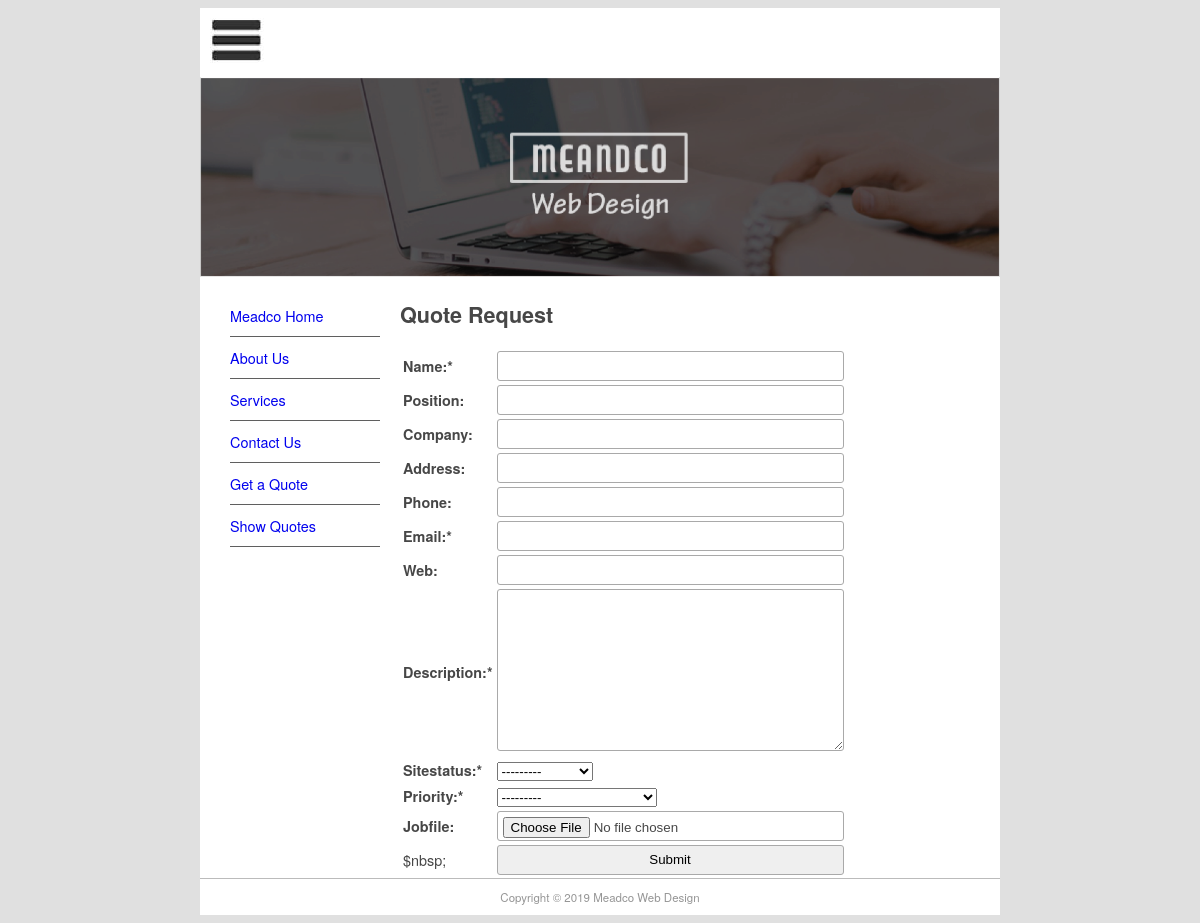
Before: /quote/ with the older database file.
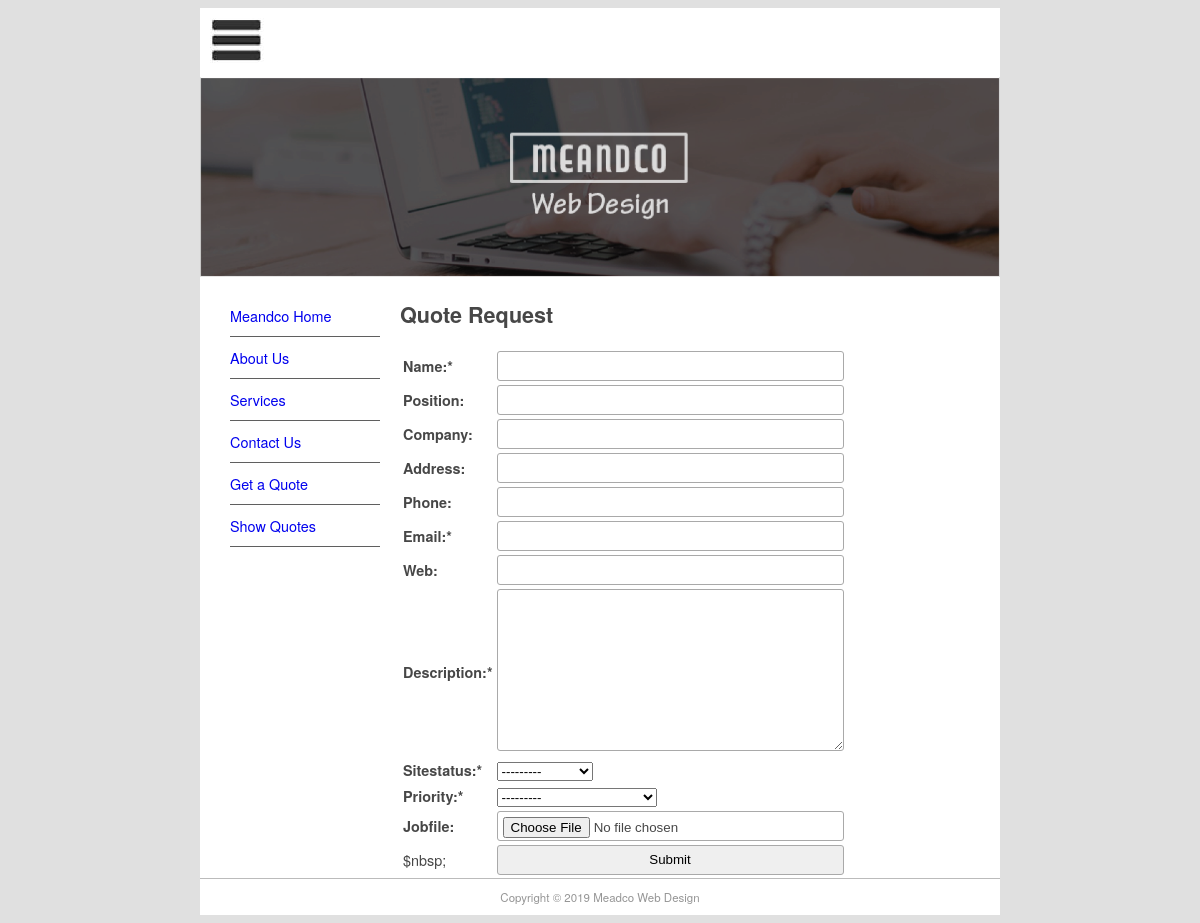
After: the same page with the newer database file.
### pages/models.py (models this page shows, shortened)
class Page(models.Model):
    title = models.CharField(max_length=60)
    permalink = models.CharField(max_length=12, unique=True)
    update_date = models.DateTimeField('Last Updated')
    bodytext = models.TextField('Page Content', blank=True)

### quotes/views.py (the view)
# urls.py: path('', views.quote_req, name='quote-request'),
def quote_req(request):
    submitted = False
    if request.method == 'POST':
        form = QuoteForm(request.POST, request.FILES)
        if form.is_valid():
            form.save()
            return HttpResponseRedirect('/quote/?submitted=True')
    else:
        form = QuoteForm()
        if 'submitted' in request.GET:
            submitted = True
    return render(request, 'quotes/quote.html', {'form': form, 'page_list': Page.objects.all(), 'submitted': submitted})

### quotes/forms.py
class QuoteForm(ModelForm):
    required_css_class = 'required'
    class Meta:
        model = Quote
        fields = [
            'name', 'position', 'company', 'address', 'phone',
            'email', 'web', 'description', 'sitestatus',
            'priority', 'jobfile'
        ]

### quotes/templates/quotes/quote.html (shortened to what this page needs)
{% extends 'base.html' %}
{% block sidenav %}
    {% for page in page_list %}
        <li>
            <a href="{{ page.permalink }}">{{ page.title }}</a>
        </li>
    {% endfor %}
{% endblock sidenav %}
{% block content %}
    <h1>Quote Request</h1>
    {% if submitted %}
        <p class="success">Your quote was submitted successfully. Thank your.</p>
    {% else %}
        <form action="" enctype="multipart/form-data" method="post" novalidate>
            <table>
                {{ form.as_table }}
                <tr>
                    <td>$nbsp;</td>
                    <td><input type="submit" value="Submit"></td>
                </tr>
            </table>
        </form>
    {% endif %}
{% endblock content %}

Changed rows visible on the page:
changed Page: title "Meadco Home" → "Meandco Home"
